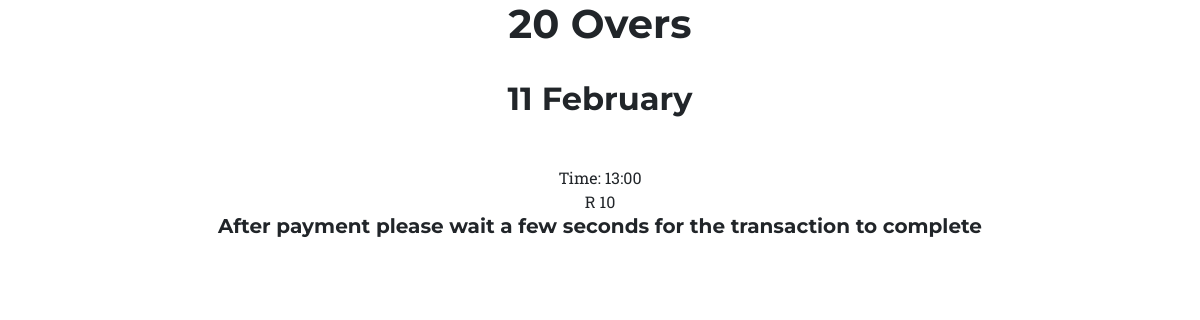
Page /book/3 on the committed database.
### webapp/models.py (models this page shows)
class Event(models.Model):
    title = models.CharField(max_length=100)
    subtitle = models.CharField(max_length=100)
    date = models.CharField(max_length=100, default='')
    time = models.CharField(max_length=100, default='')
    image_link = models.CharField(max_length=200, default='')
    price = models.CharField(max_length=100, default='10')
    meeting_id = models.CharField(max_length=20)

### webapp/views.py (the view)
# urls.py: path('book/<int:id>', book),
def book(request, id):
    event = Event.objects.get(pk=id)
    return render(request, 'webapp/book.html', {'event': event})

### webapp/templates/webapp/book.html (shortened to what this page needs)
<!DOCTYPE html>
{% load static %}
<html lang="en">
<head>
</head>
<body style="text-align:center;text-color:white; width:100%; background-image: url({{event.image_link}});background-repeat: no-repeat;background-size: cover;">
<div>
<h1>{{event.subtitle}} </h1>
<br>
<h2>{{event.date}}</h2>
<br>
</p>Time: {{event.time}}</pTime:>
R {{event.price}}
<h5> After payment please wait a few seconds for the transaction to complete </h5>
<link rel="stylesheet" href="{% static '/bootstrap/css/bootstrap.min.css' %}">
    <link rel="stylesheet" href="{% static '/fonts/ionicons.min.css' %}">
    <link rel="stylesheet" href="{% static '/css/Login-Form-Dark.css' %}">
    <link rel="stylesheet" href="{% static '/css/styles.css' %}">
</div>
</body>
</html>

### rows in the picture
Event: subtitle "20 Overs", date "11 February", time "13:00", price "10"
